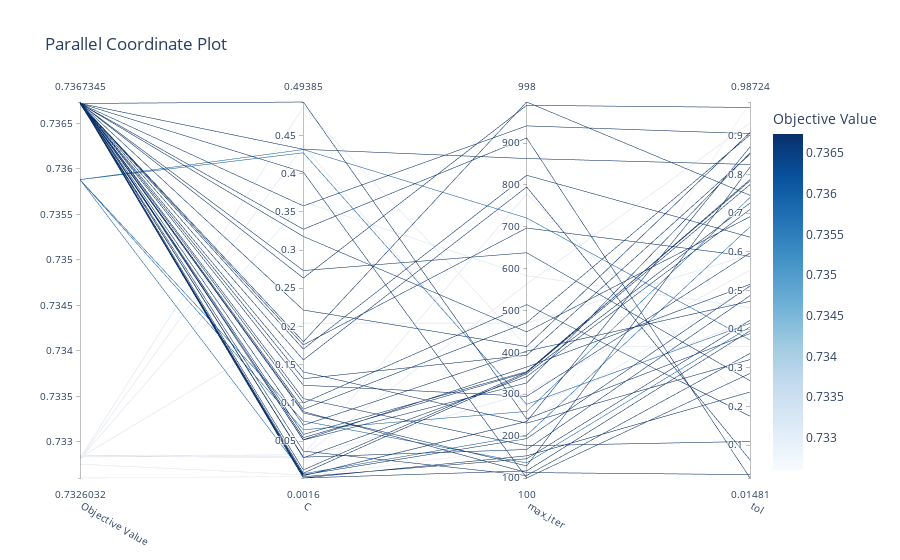

Here is the notebook cell this chart was saved with:
### Code cell
###################################################################################################
# Select parameters to visualize.
plot_parallel_coordinate(study, params=['max_iter', 'C','tol'])
